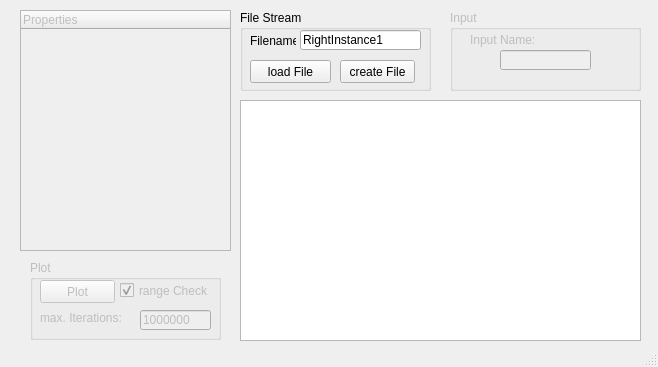
<?xml version="1.0" encoding="UTF-8"?>
<ui version="4.0">
 <class>MainWindow</class>
 <widget class="QMainWindow" name="MainWindow">
  <property name="geometry">
   <rect>
    <x>0</x>
    <y>0</y>
    <width>658</width>
    <height>367</height>
   </rect>
  </property>
  <property name="windowTitle">
   <string>MainWindow</string>
  </property>
  <widget class="QWidget" name="centralWidget">
   <widget class="QTreeWidget" name="treeWidget_parameters">
    <property name="enabled">
     <bool>false</bool>
    </property>
    <property name="geometry">
     <rect>
      <x>20</x>
      <y>10</y>
      <width>211</width>
      <height>241</height>
     </rect>
    </property>
    <column>
     <property name="text">
      <string notr="true">Properties</string>
     </property>
    </column>
   </widget>
   <widget class="QGroupBox" name="groupBox_Input">
    <property name="enabled">
     <bool>false</bool>
    </property>
    <property name="geometry">
     <rect>
      <x>450</x>
      <y>10</y>
      <width>191</width>
      <height>81</height>
     </rect>
    </property>
    <property name="title">
     <string>Input</string>
    </property>
    <widget class="QLabel" name="label_InputName">
     <property name="geometry">
      <rect>
       <x>20</x>
       <y>20</y>
       <width>131</width>
       <height>20</height>
      </rect>
     </property>
     <property name="text">
      <string>Input Name:</string>
     </property>
    </widget>
    <widget class="QLineEdit" name="lineEdit_Input">
     <property name="geometry">
      <rect>
       <x>50</x>
       <y>40</y>
       <width>91</width>
       <height>20</height>
      </rect>
     </property>
    </widget>
   </widget>
   <widget class="QGroupBox" name="groupBox_FileStream">
    <property name="geometry">
     <rect>
      <x>240</x>
      <y>10</y>
      <width>191</width>
      <height>81</height>
     </rect>
    </property>
    <property name="title">
     <string>File Stream</string>
    </property>
    <widget class="QPushButton" name="pushButton_create_File">
     <property name="geometry">
      <rect>
       <x>100</x>
       <y>50</y>
       <width>75</width>
       <height>23</height>
      </rect>
     </property>
     <property name="text">
      <string>create File</string>
     </property>
    </widget>
    <widget class="QPushButton" name="pushButton_load_File">
     <property name="geometry">
      <rect>
       <x>10</x>
       <y>50</y>
       <width>81</width>
       <height>23</height>
      </rect>
     </property>
     <property name="text">
      <string>load File</string>
     </property>
    </widget>
    <widget class="QLabel" name="label_FileName">
     <property name="geometry">
      <rect>
       <x>10</x>
       <y>20</y>
       <width>46</width>
       <height>21</height>
      </rect>
     </property>
     <property name="text">
      <string>Filename:</string>
     </property>
    </widget>
    <widget class="QLineEdit" name="lineEdit_FileName">
     <property name="geometry">
      <rect>
       <x>60</x>
       <y>20</y>
       <width>121</width>
       <height>20</height>
      </rect>
     </property>
     <property name="text">
      <string>RightInstance1</string>
     </property>
    </widget>
   </widget>
   <widget class="QGroupBox" name="groupBox_Plot">
    <property name="enabled">
     <bool>false</bool>
    </property>
    <property name="geometry">
     <rect>
      <x>30</x>
      <y>260</y>
      <width>191</width>
      <height>80</height>
     </rect>
    </property>
    <property name="title">
     <string>Plot</string>
    </property>
    <widget class="QLineEdit" name="lineEdit_maxIterations">
     <property name="geometry">
      <rect>
       <x>110</x>
       <y>50</y>
       <width>71</width>
       <height>20</height>
      </rect>
     </property>
     <property name="text">
      <string>1000000</string>
     </property>
    </widget>
    <widget class="QLabel" name="label_maxIterations">
     <property name="geometry">
      <rect>
       <x>10</x>
       <y>50</y>
       <width>81</width>
       <height>16</height>
      </rect>
     </property>
     <property name="text">
      <string>max. Iterations:</string>
     </property>
    </widget>
    <widget class="QPushButton" name="pushButton_plot">
     <property name="enabled">
      <bool>false</bool>
     </property>
     <property name="geometry">
      <rect>
       <x>10</x>
       <y>20</y>
       <width>75</width>
       <height>23</height>
      </rect>
     </property>
     <property name="text">
      <string>Plot</string>
     </property>
    </widget>
    <widget class="QCheckBox" name="checkBox_range">
     <property name="geometry">
      <rect>
       <x>90</x>
       <y>20</y>
       <width>91</width>
       <height>21</height>
      </rect>
     </property>
     <property name="text">
      <string>range Check</string>
     </property>
     <property name="checked">
      <bool>true</bool>
     </property>
     <property name="tristate">
      <bool>false</bool>
     </property>
    </widget>
   </widget>
   <widget class="QTableWidget" name="tableWidget_Fitness">
    <property name="enabled">
     <bool>true</bool>
    </property>
    <property name="geometry">
     <rect>
      <x>240</x>
      <y>100</y>
      <width>401</width>
      <height>241</height>
     </rect>
    </property>
    <property name="mouseTracking">
     <bool>false</bool>
    </property>
    <property name="editTriggers">
     <set>QAbstractItemView::NoEditTriggers</set>
    </property>
    <property name="dragEnabled">
     <bool>false</bool>
    </property>
    <property name="alternatingRowColors">
     <bool>true</bool>
    </property>
   </widget>
  </widget>
  <widget class="QStatusBar" name="statusBar"/>
 </widget>
 <layoutdefault spacing="6" margin="11"/>
 <tabstops>
  <tabstop>pushButton_plot</tabstop>
  <tabstop>pushButton_load_File</tabstop>
  <tabstop>lineEdit_FileName</tabstop>
  <tabstop>treeWidget_parameters</tabstop>
 </tabstops>
 <resources/>
 <connections/>
</ui>
